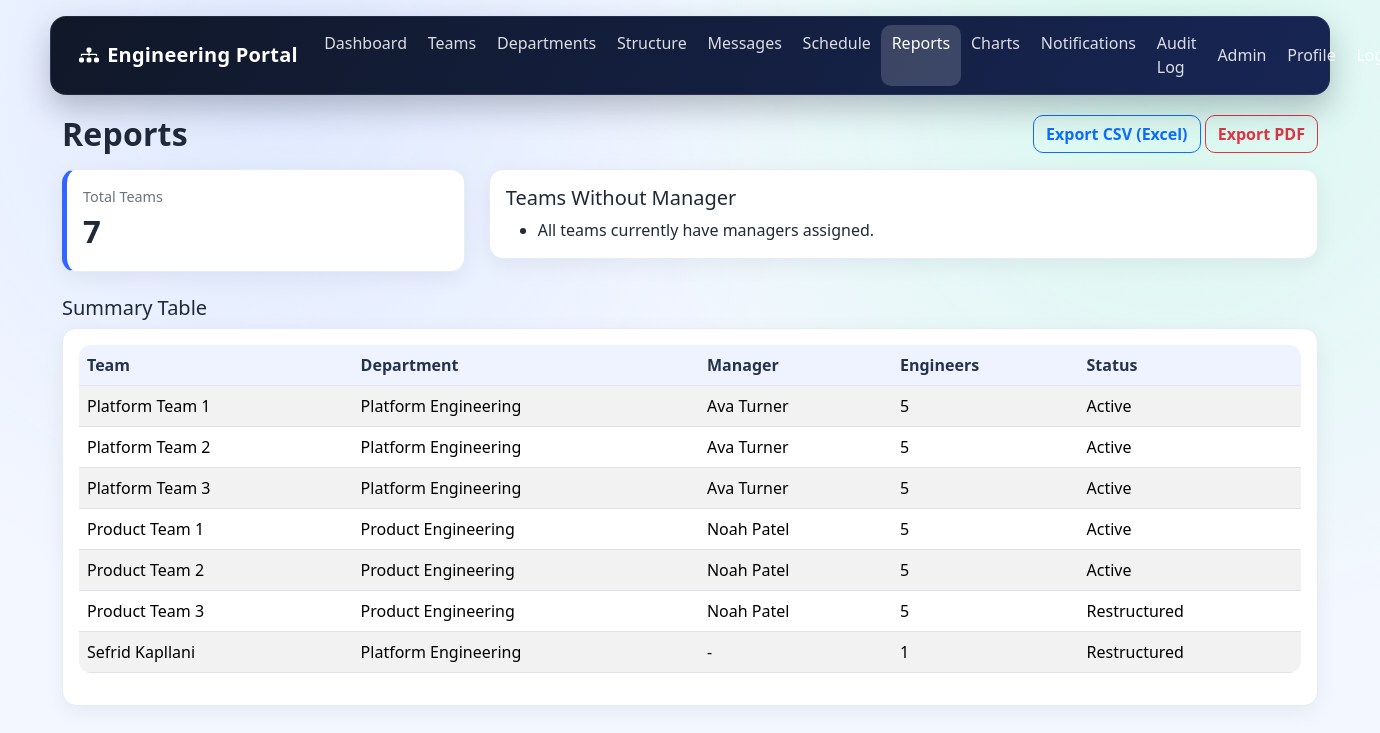
/reports/ (signed in), run on an earlier commit of the app's database.
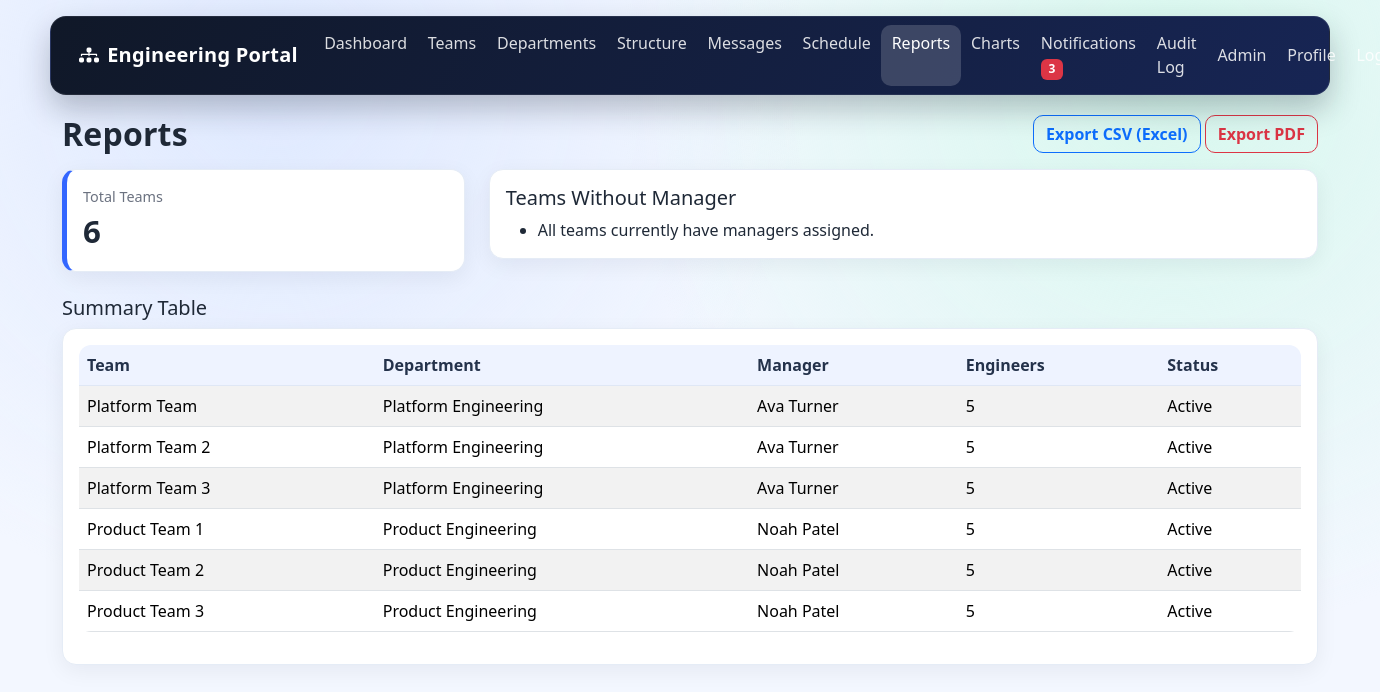
And on a later commit of the database.
### teams/models.py (models this page shows, shortened)
class Team(models.Model):
    class TeamStatus(models.TextChoices):
        ACTIVE = "active", "Active"
        RESTRUCTURED = "restructured", "Restructured"
        DISBANDED = "disbanded", "Disbanded"
    name = models.CharField(max_length=140, unique=True)
    department = models.ForeignKey(Department, on_delete=models.PROTECT, related_name="teams")
    team_type = models.ForeignKey(
        TeamType, on_delete=models.SET_NULL, null=True, blank=True, related_name="teams"
    )
    manager = models.ForeignKey(User, on_delete=models.SET_NULL, null=True, blank=True, related_name="managed_teams")
    mission = models.TextField()
    responsibilities = models.TextField()
    contact_channel = models.CharField(max_length=200, help_text="Slack, Teams channel, or email.")
    repository_url = models.URLField(blank=True)
    status = models.CharField(max_length=20, choices=TeamStatus.choices, default=TeamStatus.RESTRUCTURED)
    created_at = models.DateTimeField(auto_now_add=True)
    updated_at = models.DateTimeField(auto_now=True)
    class Meta:
        ordering = ["name"]
    @property
    def engineer_count(self):
        return self.members.count()

### organization/models.py (models this page shows, shortened)
class Department(models.Model):
    name = models.CharField(max_length=120, unique=True)
    leader_name = models.CharField(max_length=120)
    specialisation = models.CharField(max_length=200)
    description = models.TextField(blank=True)
    is_active = models.BooleanField(default=True)

### reports/views.py (the view)
# urls.py: path("", ReportsHomeView.as_view(), name="reports_home"),
class ReportsHomeView(LoginRequiredMixin, TemplateView):
    template_name = "reports/reports_home.html"
    def get_context_data(self, **kwargs):
        context = super().get_context_data(**kwargs)
        teams = Team.objects.select_related("department", "manager").all()
        teams_without_manager = teams.filter(manager__isnull=True)
        context["team_count"] = teams.count()
        context["teams_without_manager"] = teams_without_manager
        context["summary_rows"] = teams
        return context

### core/context_processors.py (called while the page is built)
def notification_count(request):
    if request.user.is_authenticated:
        return {"unread_notifications_count": Notification.objects.filter(user=request.user, is_read=False).count()}
    return {"unread_notifications_count": 0}

### core/current_user.py (called while the page is built)
def set_current_user(user):
    _current_user.set(user)

### templates/reports/reports_home.html
{% extends "base.html" %}
{% block content %}
<div class="d-flex justify-content-between align-items-center mb-3">
    <h2 class="page-title mb-0">Reports</h2>
    <div>
        <a href="{% url 'report_csv' %}" class="btn btn-outline-primary">Export CSV (Excel)</a>
        <a href="{% url 'report_pdf' %}" class="btn btn-outline-danger">Export PDF</a>
    </div>
</div>
<div class="row mb-4">
    <div class="col-md-4">
        <div class="card card-body metric">
            <div class="metric-title">Total Teams</div>
            <div class="metric-value">{{ team_count }}</div>
        </div>
    </div>
    <div class="col-md-8">
        <div class="card card-body">
            <h5>Teams Without Manager</h5>
            <ul class="mb-0">
                {% for team in teams_without_manager %}
                    <li>{{ team.name }}</li>
                {% empty %}
                    <li>All teams currently have managers assigned.</li>
                {% endfor %}
            </ul>
        </div>
    </div>
</div>
<h5>Summary Table</h5>
<div class="card">
    <div class="card-body">
        <div class="table-responsive">
            <table class="table table-striped align-middle">
                <thead>
                <tr>
                    <th>Team</th>
                    <th>Department</th>
                    <th>Manager</th>
                    <th>Engineers</th>
                    <th>Status</th>
                </tr>
                </thead>
                <tbody>
                {% for team in summary_rows %}
                    <tr>
                        <td>{{ team.name }}</td>
                        <td>{{ team.department.name }}</td>
                        <td>{{ team.manager.get_full_name|default:"-" }}</td>
                        <td>{{ team.engineer_count }}</td>
                        <td>{{ team.get_status_display }}</td>
                    </tr>
                {% endfor %}
                </tbody>
            </table>
        </div>
    </div>
</div>
{% endblock %}

What changed in the data, as far as the page shows it:
removed Team: name "Sefrid Kapllani", department.name "Platform Engineering", manager.get_full_name "-", engineer_count "1", status "Restructured"
changed Team: name "Platform Team 1" → "Platform Team"
changed Team "Product Team 3": status "Restructured" → "Active"
Also different on the page:
{{ unread_notifications_count }}: (not shown) → "3"
{{ team_count }}: "7" → "6"
